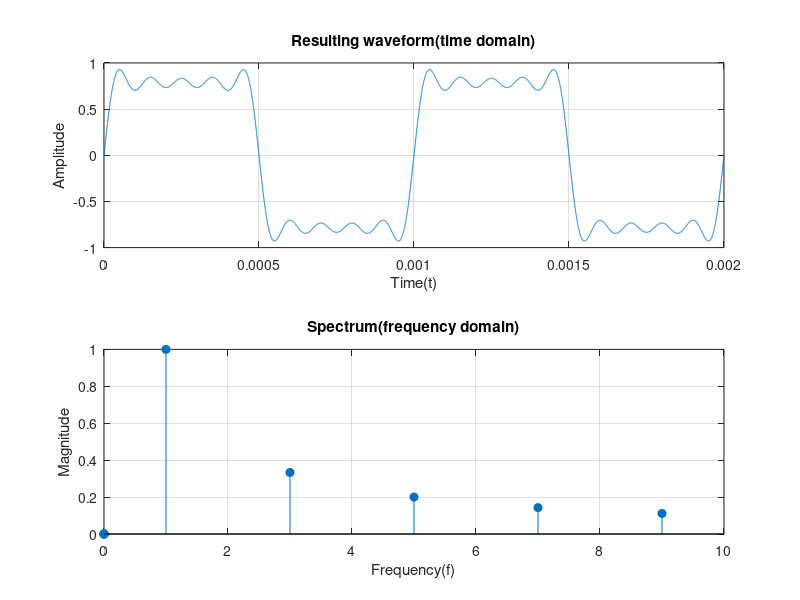

Recreate this plot in MATLAB.
clear;
f0 = 1000; %fundamental frequency
T = 1/f0;
V0 = 1;
t = linspace(0,2*T,10000);%Define time domain range and step size
harmonics =10;%Number of harmonics
ft = 0; %Define initial waveform
An = zeros(1,harmonics); %Value range of frequency domain
f = zeros(1,harmonics); %Definition domain of frequency
for n = 1:harmonics
    if mod(n,2)
        fn = V0*sin(n*2*pi*f0*t)*(1/n); %Harmonic expression
        ft = ft+fn; %Add to get the total expression
        An(n) = V0/n; %Value in frequency domain
        f(n) = n; %Frequency domain 
    end
end

subplot(2,1,1);
plot(t,ft);%Draw time domain waveform
grid on;
xlabel('Time(t)');
ylabel('Amplitude');
title('Resulting waveform(time domain)');

subplot(2,1,2);
stem(f,An,"filled");%Draw frequency domain
grid on;
xlabel('Frequency(f)');
ylabel('Magnitude');
title('Spectrum(frequency domain)');
